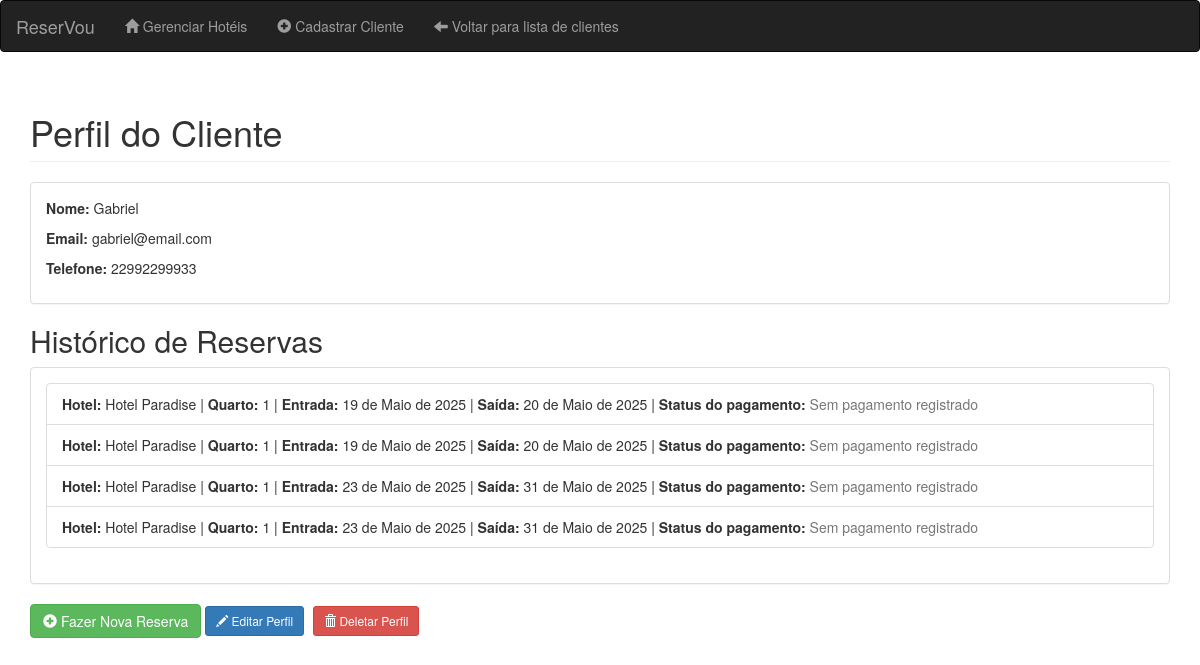
The app's page /clientes/1/, older data.
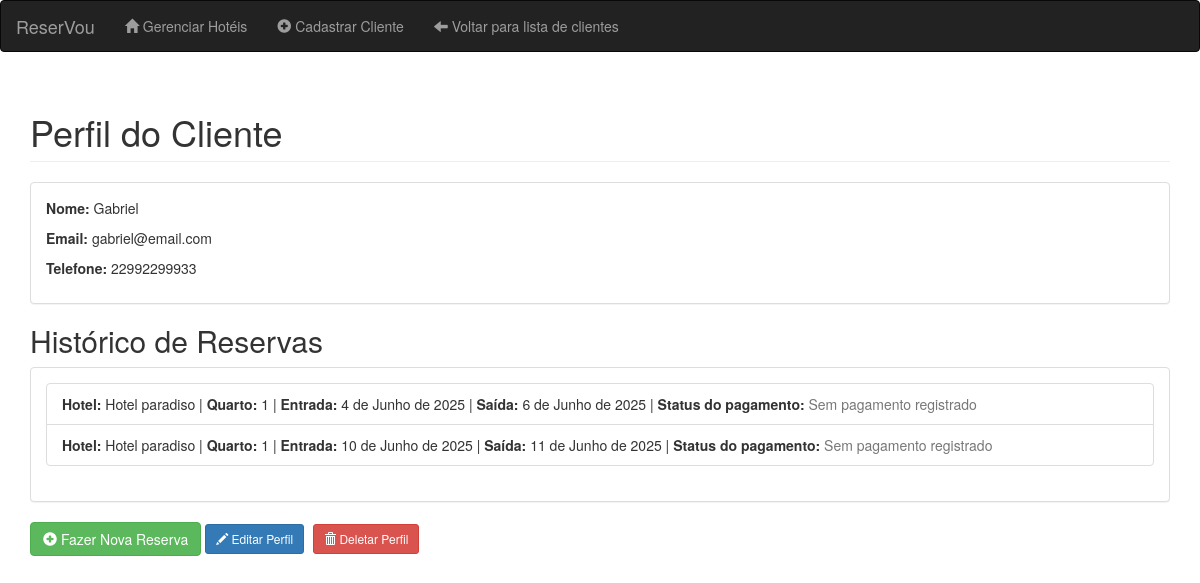
The same page, newer data.
### ReserVou/models.py (models this page shows, shortened)
class Cliente (models.Model):
    nome = models.CharField(max_length = 100, null = False, blank = False)
    email = models.EmailField(unique = True, max_length = 100, null = False, blank = False)
    telefone = models.CharField(max_length = 11, null = False, blank = False)

class Reserva (models.Model):
    cliente = models.ForeignKey(Cliente, on_delete = models.CASCADE, related_name = 'reservas')
    hotel = models.ForeignKey(Hotel, on_delete = models.CASCADE, related_name = 'reservas')
    quarto = models.ForeignKey(Quarto, on_delete = models.CASCADE, related_name = 'reservas')
    check_in = models.DateField()
    check_out = models.DateField()

class Hotel (models.Model):
    nome = models.CharField(max_length = 100, null = False, blank = False)
    endereco = models.CharField(max_length = 150, null = False, blank = False)

class Quarto (models.Model):
    STATUS_ATUAL = [
        ('disponível', 'Disponível'),
        ('reservado', 'Reservado'),
    ]
    numero = models.CharField(max_length = 10, null = False, blank = False)
    hotel = models.ForeignKey(Hotel, on_delete = models.CASCADE, related_name = 'quarto')
    tipo = models.CharField(max_length = 20, null = False, blank = False,  choices = [
        ('tradicional', 'Tradicional'),
        ('premium', 'Premium'),
        ('luxo', 'Luxo'),
        ])
    preco_diaria = models.DecimalField(max_digits = 8, decimal_places = 2, null = False, blank = False)
    status = models.CharField(max_length = 20, choices = STATUS_ATUAL, default = 'Disponível')

### ReserVou/views.py (the view)
# urls.py: path('clientes/<int:id>/', views.perfil_cliente, name = 'perfil_cliente'),
def perfil_cliente(request, id):
    cliente = Cliente.objects.get(id = id)
    reservas = Reserva.objects.filter(cliente = cliente).select_related('quarto', 'hotel')
    return render(request, 'ReserVou/cliente/perfil_cliente.html', {
        'cliente': cliente,
        'reservas': reservas,
    })

### ReserVou/templates/ReserVou/cliente/perfil_cliente.html (shortened to what this page needs)
<!DOCTYPE html>
<html lang="pt">
<head>
    <link rel="stylesheet" href="https://maxcdn.bootstrapcdn.com/bootstrap/3.4.1/css/bootstrap.min.css">
</head>
<body>
    <nav class="navbar navbar-inverse">
        <div class="container-fluid">
            <div class="navbar-header">
                <a class="navbar-brand" href="{% url 'home' %}">ReserVou</a>
            </div>
            <ul class="nav navbar-nav">
                <li><a href="{% url 'gerenciar_hoteis' %}"><span class="glyphicon glyphicon-home"></span> Gerenciar Hotéis</a></li>
                <li><a href="{% url 'cadastrar_cliente' %}"><span class="glyphicon glyphicon-plus-sign"></span> Cadastrar Cliente</a></li>
                <li><a href="{% url 'home' %}"><span class="glyphicon glyphicon-arrow-left"></span> Voltar para lista de clientes</a></li>
            </ul>
        </div>
    </nav>
    <div class="container">
        <h1 class="page-header">Perfil do Cliente</h1>
        <div class="panel panel-default">
            <div class="panel-body">
                <p><strong>Nome:</strong> {{ cliente.nome }}</p>
                <p><strong>Email:</strong> {{ cliente.email }}</p>
                <p><strong>Telefone:</strong> {{ cliente.telefone }}</p>
            </div>
        </div>
        <h2>Histórico de Reservas</h2>
        <div class="panel panel-default">
            <div class="panel-body">
                {% if reservas %}
                <ul class="list-group">
                    {% for reserva in reservas %}
                        <li class="list-group-item">
                            <strong>Hotel:</strong> {{ reserva.hotel.nome }} |
                            <strong>Quarto:</strong> {{ reserva.quarto.numero }} |
                            <strong>Entrada:</strong> {{ reserva.check_in }} |
                            <strong>Saída:</strong> {{ reserva.check_out }} |
                            <strong>Status do pagamento:</strong>
                            {% if reserva.pagamento %}
                                {{ reserva.pagamento.status|capfirst }}
                            {% else %}
                                <span class="text-muted">Sem pagamento registrado</span>
                            {% endif %}
                        </li>
                    {% endfor %}
                </ul>
                {% else %}
                    <p class="text-muted">Este cliente ainda não possui reservas.</p>
                {% endif %}
            </div>
        </div>
        <a href="{% url 'reservar_listar_hoteis' %}?cliente_id={{ cliente.id }}" class="btn btn-success">
            <span class="glyphicon glyphicon-plus-sign"></span> Fazer Nova Reserva
        </a>
        <a href="{% url 'editar_cliente' id=cliente.id %}" class="btn btn-primary btn-sm">
            <span class="glyphicon glyphicon-pencil"></span> Editar Perfil
        </a>
        <a href="{% url 'deletar_cliente' id=cliente.id %}" class="btn btn-danger btn-sm" style="margin-left: 5px;">
            <span class="glyphicon glyphicon-trash"></span> Deletar Perfil
        </a>
    </div>
</body>
</html>

Row changes from the older to the newer data that the page shows:
removed Reserva: hotel.nome "Hotel Paradise", quarto.numero "1", check_in "19 de Maio de 2025", check_out "20 de Maio de 2025", shows "Sem pagamento registrado"
removed Reserva: hotel.nome "Hotel Paradise", quarto.numero "1", check_in "19 de Maio de 2025", check_out "20 de Maio de 2025", shows "Sem pagamento registrado"
removed Reserva: hotel.nome "Hotel Paradise", quarto.numero "1", check_in "23 de Maio de 2025", check_out "31 de Maio de 2025", shows "Sem pagamento registrado"
removed Reserva: hotel.nome "Hotel Paradise", quarto.numero "1", check_in "23 de Maio de 2025", check_out "31 de Maio de 2025", shows "Sem pagamento registrado"
added Reserva: hotel.nome "Hotel paradiso", quarto.numero "1", check_in "4 de Junho de 2025", check_out "6 de Junho de 2025", shows "Sem pagamento registrado"
added Reserva: hotel.nome "Hotel paradiso", quarto.numero "1", check_in "10 de Junho de 2025", check_out "11 de Junho de 2025", shows "Sem pagamento registrado"
